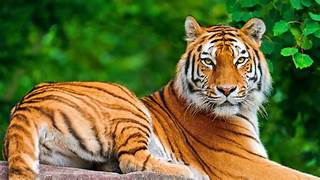
#> input picture tiger.jpg, 320 x 180 px
$ jupyter execute Untitled.ipynb   (older library calls are emulated)
#> lines starting #> are read from the running program, lines starting #| are printed output that depends on the picture
[cell 1]
import cv2
import numpy as np
import matplotlib.pyplot as plt

[cell 2]
img = cv2.imread('tiger.jpg')
#> img is the input picture: shape (180, 320, 3); mean B, G, R 54.1, 109, 103.6
plt.imshow(cv2.cvtColor(img, cv2.COLOR_BGR2RGB))
plt.title("Original Image")
plt.axis('off')
plt.show()

[cell 3]
gray = cv2.cvtColor(img, cv2.COLOR_BGR2GRAY)
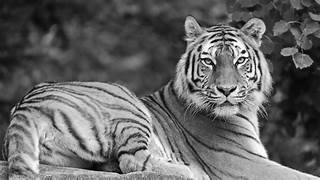
#> gray: shape (180, 320); min 0, max 255, mean 101.1

plt.imshow(gray, cmap='gray')
plt.title("Grayscale Image")
plt.axis('off')
plt.show()

[cell 4]
sobelx = cv2.Sobel(gray, cv2.CV_64F, 1, 0, ksize=3)
sobely = cv2.Sobel(gray, cv2.CV_64F, 0, 1, ksize=3)
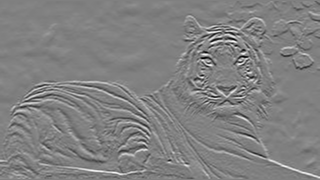
#> sobely: shape (180, 320) float64; min -965, max 946, mean 4.2; drawn with min black and max white

sobelx = cv2.convertScaleAbs(sobelx)
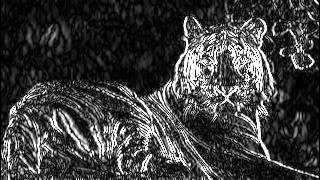
#> sobelx: shape (180, 320); min 0, max 255, mean 62.2
sobely = cv2.convertScaleAbs(sobely)
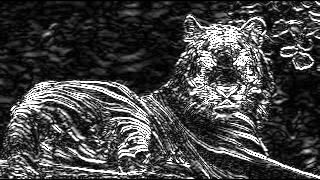
#> sobely: shape (180, 320); min 0, max 255, mean 67.4

plt.figure(figsize=(12, 6))

plt.subplot(121)
plt.imshow(sobelx, cmap='gray')
plt.title('Sobel-X Edge Map')
plt.axis('off')

plt.subplot(122)
plt.imshow(sobely, cmap='gray')
plt.title('Sobel-Y Edge Map')
plt.axis('off')

plt.show()

[cell 5]
sobel_combined = cv2.magnitude(sobelx.astype(np.float32),
                               sobely.astype(np.float32))

sobel_combined = cv2.convertScaleAbs(sobel_combined)
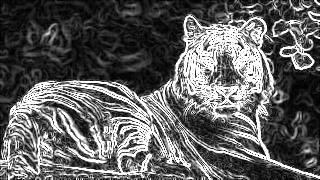
#> sobel_combined: shape (180, 320); min 0, max 255, mean 95.9

# Display combined result
plt.imshow(sobel_combined, cmap='gray')
plt.title('Sobel Combined Edge Map')
plt.axis('off')
plt.show()

[cell 6]
prewitt_x = np.array([
    [-1, 0, 1],
    [-1, 0, 1],
    [-1, 0, 1]
], dtype=np.float32)

prewitt_y = np.array([
    [-1, -1, -1],
    [ 0,  0,  0],
    [ 1,  1,  1]
], dtype=np.float32)

prewittx = cv2.filter2D(gray, cv2.CV_64F, prewitt_x)
prewitty = cv2.filter2D(gray, cv2.CV_64F, prewitt_y)

prewittx = cv2.convertScaleAbs(prewittx)
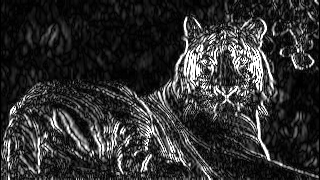
#> prewittx: shape (180, 320); min 0, max 255, mean 47.8
prewitty = cv2.convertScaleAbs(prewitty)
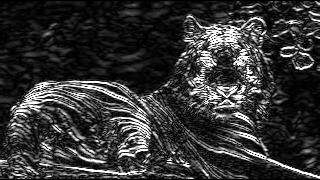
#> prewitty: shape (180, 320); min 0, max 255, mean 52.6

plt.figure(figsize=(12, 10))

plt.subplot(121)
plt.imshow(prewittx, cmap='gray')
plt.title('Prewitt-X Edge Map')
plt.axis('off')

plt.subplot(122)
plt.imshow(prewitty, cmap='gray')
plt.title('Prewitt-Y Edge Map')
plt.axis('off')

plt.show()

[cell 7]
prewitt_combined = cv2.magnitude(prewittx.astype(np.float32),
                                prewitty.astype(np.float32))

prewitt_combined = cv2.convertScaleAbs(prewitt_combined)
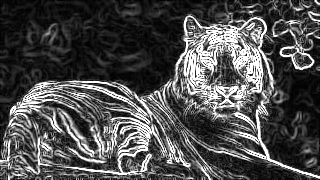
#> prewitt_combined: shape (180, 320); min 0, max 255, mean 77.2
plt.figure(figsize=(12, 10))
plt.subplot(313)
plt.imshow(prewitt_combined, cmap='gray')
plt.title('Prewitt Combined Edge Map')
plt.axis('off')
plt.show()

[cell 8]
laplacian = cv2.Laplacian(gray, cv2.CV_64F)
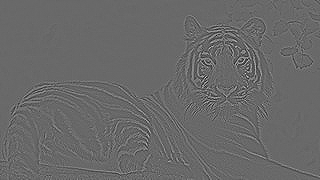
#> laplacian: shape (180, 320) float64; min -475, max 674, mean 0; drawn with min black and max white
laplacian = cv2.convertScaleAbs(laplacian)
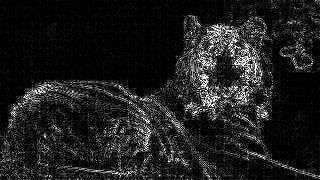
#> laplacian: shape (180, 320); min 0, max 255, mean 30.8

plt.figure(figsize=(10, 5))

plt.subplot(121)
plt.imshow(gray, cmap='gray')
plt.title('Original Image')
plt.axis('off')

plt.subplot(122)
plt.imshow(laplacian, cmap='gray')
plt.title('Laplacian Edge Detection')
plt.axis('off')

plt.show()
